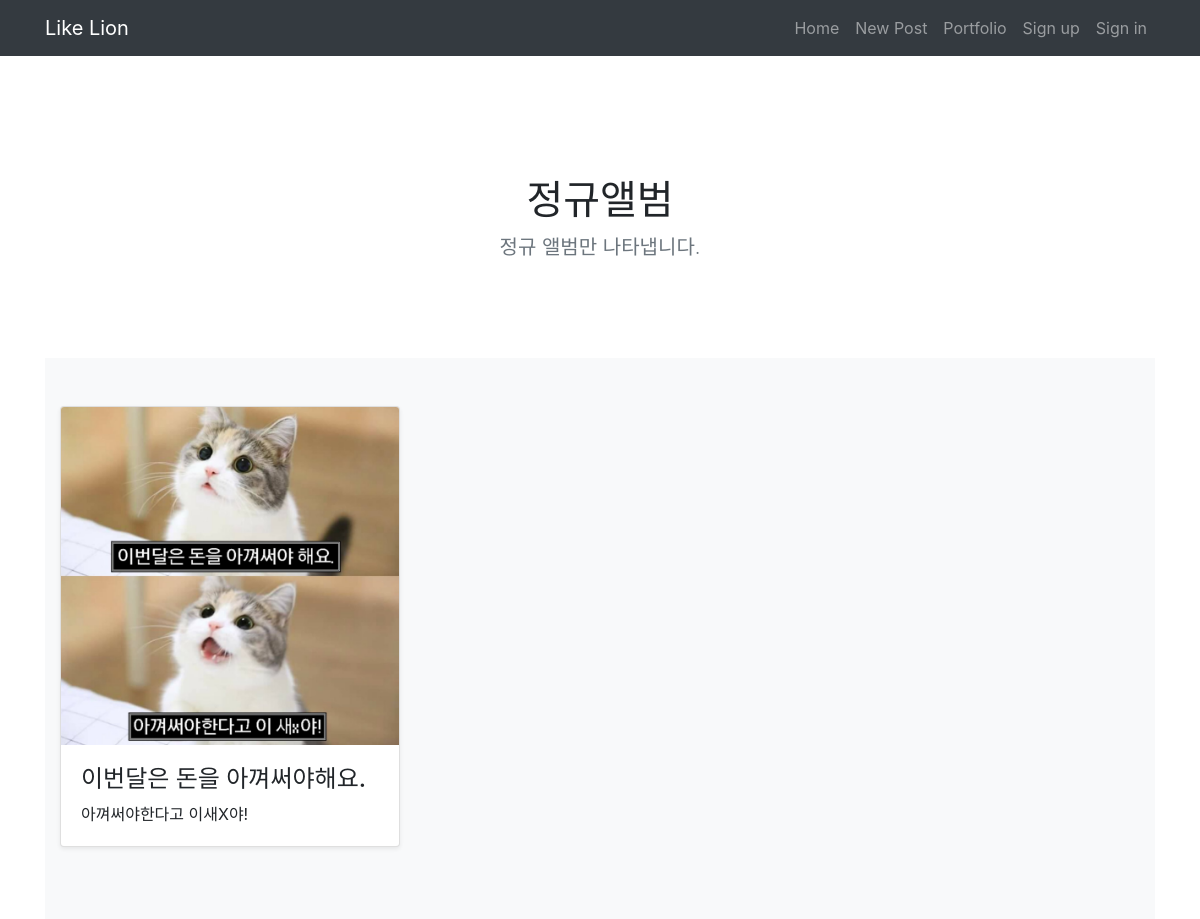
The page /portfolio/ on the database its author committed.
### portfolio/models.py (models this page shows, shortened)
class Portfolio(models.Model):
    title = models.CharField(max_length=255)
    image = models.ImageField(upload_to='images/')
    description = models.CharField(max_length=500)

### portfolio/views.py (the view)
# urls.py: path('', views.portfolio, name='portfolio'),
def portfolio(request):
    portfolios = Portfolio.objects
    return render(request, 'portfolio/portfolio.html', {'portfolios': portfolios})

### portfolio/templates/portfolio/portfolio.html (shortened to what this page needs)
{% extends 'base.html' %} {% block content %} {% load staticfiles %}
<main role="main">
  <section class="jumbotron text-center">
    <div class="container">
      <h1 class="jumbotron-heading">정규앨범</h1>
      <p class="lead text-muted">정규 앨범만 나타냅니다.</p>
    </div>
  </section>
  <div class="album py-5 bg-light">
    <div class="container">
      <div class="row">
        {% for portfolio in portfolios.all %}
        <div class="col-md-4">
          <div class="card mb-4 shadow-sm">
            <img
              src="{{ portfolio.image.url }}"
              alt="Card image cap"
              class="card-img-top"
            />
            <div class="card-body">
              <h4>{{ portfolio.title }}</h4>
              <p class="card-text">{{ portfolio.description }}</p>
            </div>
          </div>
        </div>
        {% endfor %}
      </div>
    </div>
  </div>
</main>
{% endblock %}

### portfolio/templates/portfolio/portfolio.html (style rules this page uses)
.jumbotron { padding-top: 3rem; padding-bottom: 3rem; margin-bottom: 0; background-color: #fff; }
@media (min-width: 768px) { .jumbotron { padding-top: 6rem; padding-bottom: 6rem; } }
.jumbotron p:last-child { margin-bottom: 0; }
.jumbotron-heading { font-weight: 300; }
.jumbotron .container { max-width: 40rem; }

### rows shown on the page
Portfolio: image (picture), title "이번달은 돈을 아껴써야해요.", description "아껴써야한다고 이새X야!"
